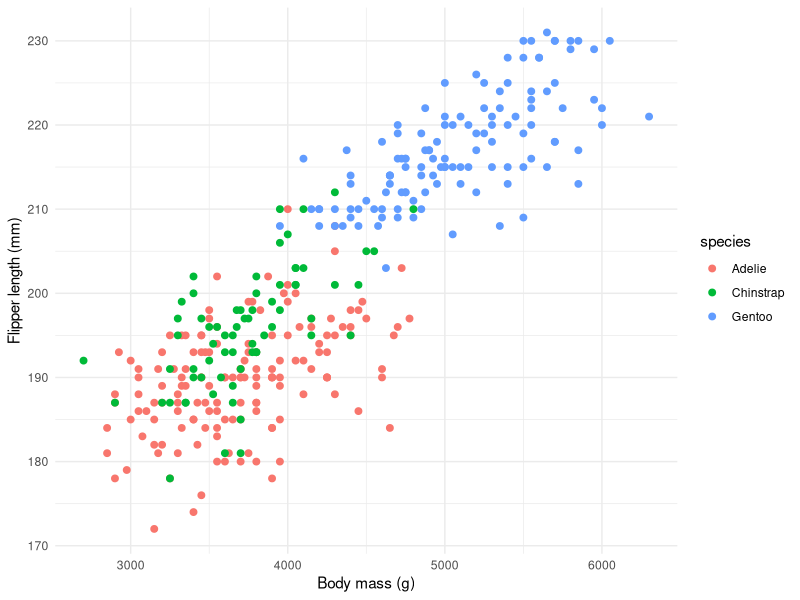

This chart was generated by the following R code:
## ---- chunk 1
knitr::opts_chunk$set(echo = TRUE)
library(tidyverse)
library(palmerpenguins)

## ---- chunk 2
ggplot(data = penguins, aes(x = body_mass_g, y = flipper_length_mm)) +
  geom_point(aes(color = species), size = 2) +
  theme_minimal() +
  labs(x = "Body mass (g)", y = "Flipper length (mm)",)

#when only "geom_point()" is used/not separated by species variable: This looks like there is a positive linear relationship between body mass and flipper length across all three penguin species. Aes used specifically for graphing variables based on aesthetics. Not referring to a variable, like size of dots -- outside of "aes()"  

#"~" in facet_Wrap() means as a function of 

